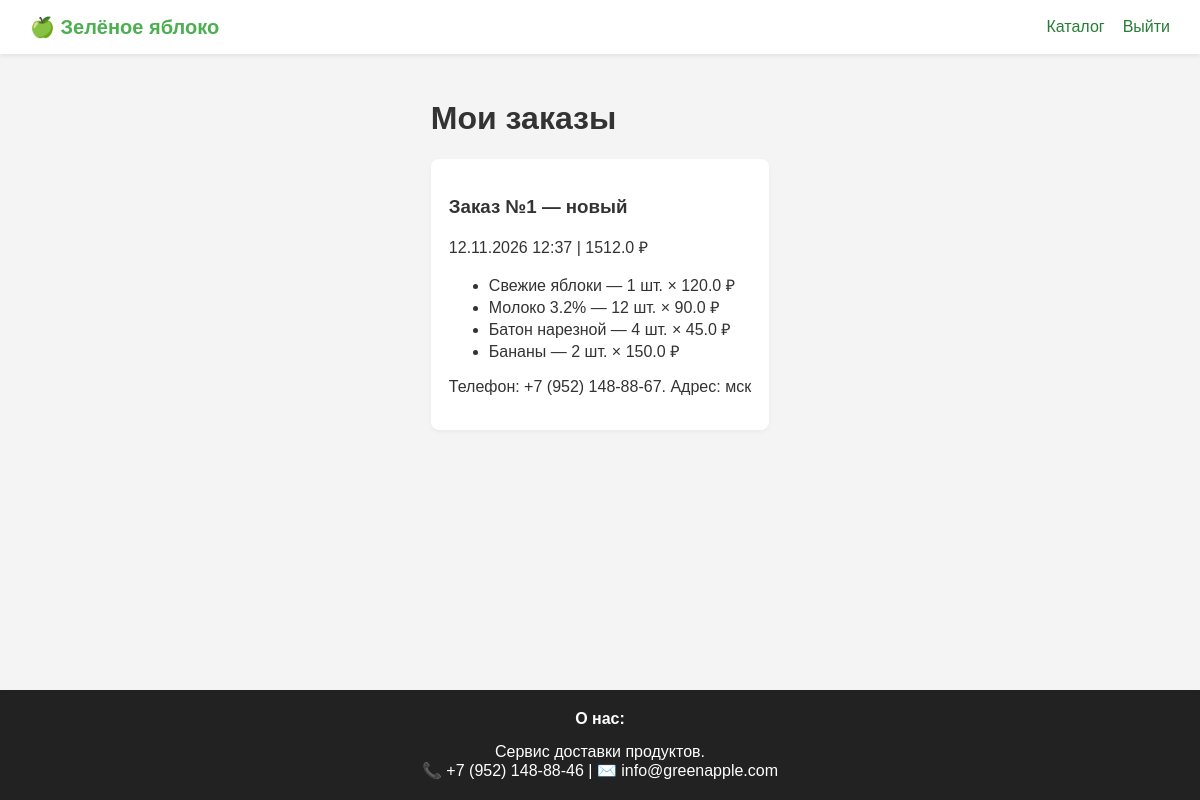
Page /orders (signed in) on the committed database.
### database.py (models this page shows)
class Order(Base):
    __tablename__ = "orders"
    id = Column(Integer, primary_key=True)
    user_id = Column(Integer, ForeignKey("users.id"), nullable=False)
    total_price = Column(Float, nullable=False)
    phone = Column(String(30), nullable=False)
    address = Column(Text)
    comment = Column(Text)
    delivery_method = Column(String(30), default="delivery")
    delivery_price = Column(Float, default=199)
    promo_discount = Column(Float, default=0)
    status = Column(String(30), default="новый")
    created_at = Column(DateTime, default=datetime.now)
    items = relationship("OrderItem", back_populates="order", cascade="all, delete-orphan")

class OrderItem(Base):
    __tablename__ = "order_items"
    id = Column(Integer, primary_key=True)
    order_id = Column(Integer, ForeignKey("orders.id"), nullable=False)
    product_id = Column(Integer, ForeignKey("products.id"), nullable=False)
    quantity = Column(Integer, nullable=False)
    price = Column(Float, nullable=False)  # Цена товара на момент покупки
    order = relationship("Order", back_populates="items")
    product = relationship("Product")

class Product(Base):
    __tablename__ = "products"
    id = Column(Integer, primary_key=True)
    category_id = Column(Integer, ForeignKey("categories.id"))
    name = Column(String(150), nullable=False)
    description = Column(Text)
    price = Column(Float, nullable=False)
    old_price = Column(Float)
    weight = Column(String(50))
    image = Column(String(255))
    stock = Column(Integer, default=0)
    is_active = Column(Boolean, default=True)

### main.py (the view)
@app.get("/orders", response_class=HTMLResponse)
def orders_page(request: Request):
    db = SessionLocal()
    try:
        user = get_current_user(request, db)
        if not user: return RedirectResponse("/login", status_code=303)
        orders = db.query(Order).options(joinedload(Order.items).joinedload(OrderItem.product)).filter_by(user_id=user.id).order_by(Order.created_at.desc()).all()
        return render(request, "orders.html", {"orders": orders, "user": user, "message": request.session.pop("message", "")})
    finally:
        db.close()

### templates/orders.html
<!DOCTYPE html><html lang="ru"><head><meta charset="UTF-8"><meta name="viewport" content="width=device-width, initial-scale=1"><title>Мои заказы</title><link rel="stylesheet" href="/static/css/style.css"></head><body><header><a class="logo" href="/">🍏 Зелёное яблоко</a><nav><a href="/">Каталог</a><a href="/logout">Выйти</a></nav></header><main class="container"><h1>Мои заказы</h1>{% if message %}<p class="notice">{{ message }}</p>{% endif %}{% for order in orders %}<div class="panel order"><h3>Заказ №{{ order.id }} — {{ order.status }}</h3><p>{{ order.created_at.strftime('%d.%m.%Y %H:%M') }} | {{ order.total_price }} ₽</p><ul>{% for item in order.items %}<li>{{ item.product.name if item.product else 'Товар' }} — {{ item.quantity }} шт. × {{ item.price }} ₽</li>{% endfor %}</ul><p>Телефон: {{ order.phone }}. Адрес: {{ order.address }}</p></div>{% else %}<p>Заказов пока нет.</p>{% endfor %}</main><footer><b>О нас:</b> Сервис доставки продуктов.<br>📞 +7 (952) 148-88-46 | ✉️ info@greenapple.com</footer></body></html>

### static/css/style.css (style rules this page uses)
* { box-sizing:border-box }
html,body { min-height:100%; }
body { font-family:Arial,sans-serif;margin:0;background:#f4f4f4;color:#333;min-height:100vh;display:flex;flex-direction:column }
main { flex:1 0 auto }
header,footer { background:#fff;padding:15px 30px;display:flex;justify-content:space-between;align-items:center;gap:15px;box-shadow:0 2px 4px #00000012 }
header nav { display:flex;gap:18px;flex-wrap:wrap }
a { color:#267d36;text-decoration:none }
.logo { font-size:20px;font-weight:bold;color:#4caf50 }
.container { max-width:1000px;margin:25px auto;padding:0 15px }
.panel { background:#fff;border-radius:8px;padding:18px;margin:15px 0;box-shadow:0 2px 5px #0000000b }
footer { background:#222;color:white;flex-direction:column;text-align:center;margin-top:auto;flex-shrink:0;padding:20px 30px }

### rows in the picture
Order: id "1", status "новый", created_at "12.11.2026 12:37", total_price "1512.0", phone "+7 (952) 148-88-67", address "мск"
OrderItem: product "Свежие яблоки", quantity "1", price "120.0"
OrderItem: product "Молоко 3.2%", quantity "12", price "90.0"
OrderItem: product "Батон нарезной", quantity "4", price "45.0"
OrderItem: product "Бананы", quantity "2", price "150.0"
